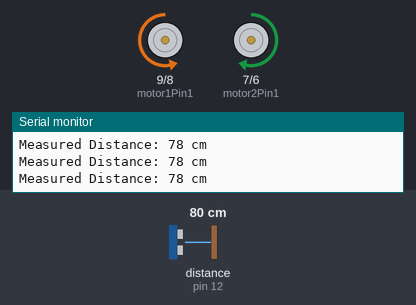
This sketch was run on a simulated Arduino Uno, built with avr-gcc and run on an emulated ATmega328P. Shown: motor-driver pin pairs drawn as motors (green arrow = first pin HIGH = forward, orange = second pin HIGH = backward, longer = more drive, scaled by the enable pin), the last lines printed to the serial monitor. Wiring (inferred from the names in the program): ultrasonic range finder: trigger pin 11; echo pin 12. The test bench sets the inputs (shaded band); at power-on: distance to the obstacle (sensor on pin 12) 80 cm. The echo pulse lasts 58.3 µs per cm.

Above: at 1.2 s.
1.3 s: distance to the obstacle (sensor on pin 12) set to 24 cm
2.8 s: distance to the obstacle (sensor on pin 12) set to 19 cm
At 3.7 s:
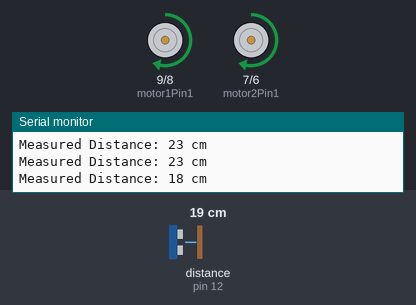
At 4.3 s:
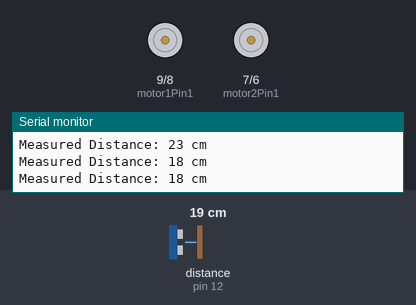
5.8 s: distance to the obstacle (sensor on pin 12) set to 35 cm
8.8 s: distance to the obstacle (sensor on pin 12) set to 2 cm
At 9.34 s:
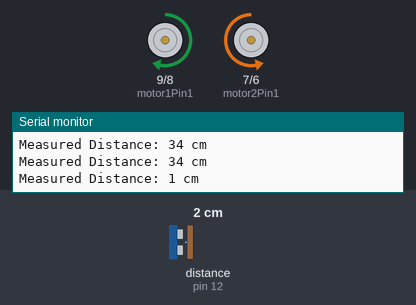
11.8 s: distance to the obstacle (sensor on pin 12) set to 120 cm
Timing chart, 0 to 14.8 s (numbered marks = the images above; inputs shaded):
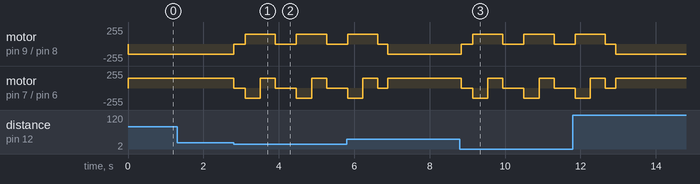

Measured:
- the behaviour switches between 22 and 21 cm on distance to the obstacle (sensor on pin 12) (found by bisection; images 0 and 1)

The sketch:

OBSTACLE_AVOIDANCE_WITH_DISTANCE_CONTROL.ino
```cpp
// دبابيس مستشعر الألتراسونيك
const int trigPin = 11;
const int echoPin = 12;

// دبابيس التحكم في اتجاه المواتير
const int motor1Pin1 = 9;
const int motor1Pin2 = 8;
const int motor2Pin1 = 7;
const int motor2Pin2 = 6;

// دبابيس التحكم في السرعة (Enable)
const int enableA = 10;
const int enableB = 5;

long duration;
int distance;

void setup() {
  Serial.begin(9600);

  pinMode(motor1Pin1, OUTPUT);
  pinMode(motor1Pin2, OUTPUT);
  pinMode(motor2Pin1, OUTPUT);
  pinMode(motor2Pin2, OUTPUT);
  pinMode(enableA, OUTPUT);
  pinMode(enableB, OUTPUT);

  pinMode(trigPin, OUTPUT);
  pinMode(echoPin, INPUT);

  stopMotors();
  Serial.println("\n=== TESTING ULTRASONIC CAR ===");
}

void loop() {
  // تقليل السرعة قليلاً للمعمل ولتوفير الطاقة للحساس (150 بدلاً من 180)
  analogWrite(enableA, 150);
  analogWrite(enableB, 150);

  // قراءة الحساس بدقة
  digitalWrite(trigPin, LOW);
  delayMicroseconds(2);
  digitalWrite(trigPin, HIGH);
  delayMicroseconds(10);
  digitalWrite(trigPin, LOW);

  duration = pulseIn(echoPin, HIGH, 30000); // إضافة timeout لمنع التهنيج
  distance = duration * 0.034 / 2;

  // طباعة المسافة -> افتح السيريال مونيطور وشوف الرقم كام!
  Serial.print("Measured Distance: ");
  Serial.print(distance);
  Serial.println(" cm");

  // إذا كانت القراءة صفر أو خيالية نعتبر الطريق مفتوح
  if (distance <= 0 || distance > 400) {
    distance = 100;
  }

  // اتخاذ القرار
  if (distance > 20) { // جعل مسافة الأمان 20 سم لتفادي القراءات الخاطئة
    moveForward();
  } else {
    // عائق حقيقي -> لف وتفادى
    stopMotors();
    delay(300);
    moveBackward();
    delay(400);
    turnRight();
    delay(400); // زيادة وقت اللف ليخرج تماماً من زاوية العائق
    stopMotors();
    delay(200);
  }

  delay(60);
}

// دالات الحركة
void moveForward() {
  digitalWrite(motor1Pin1, LOW);  digitalWrite(motor1Pin2, HIGH);
  digitalWrite(motor2Pin1, HIGH); digitalWrite(motor2Pin2, LOW);
}

void moveBackward() {
  digitalWrite(motor1Pin1, HIGH); digitalWrite(motor1Pin2, LOW);
  digitalWrite(motor2Pin1, LOW);  digitalWrite(motor2Pin2, HIGH);
}

void turnLeft() {
  digitalWrite(motor1Pin1, LOW);  digitalWrite(motor1Pin2, HIGH);
  digitalWrite(motor2Pin1, LOW);  digitalWrite(motor2Pin2, HIGH);
}

void turnRight() {
  digitalWrite(motor1Pin1, HIGH); digitalWrite(motor1Pin2, LOW);
  digitalWrite(motor2Pin1, HIGH); digitalWrite(motor2Pin2, LOW);
}

void stopMotors() {
  digitalWrite(motor1Pin1, LOW);  digitalWrite(motor1Pin2, LOW);
  digitalWrite(motor2Pin1, LOW);  digitalWrite(motor2Pin2, LOW);
}
```
